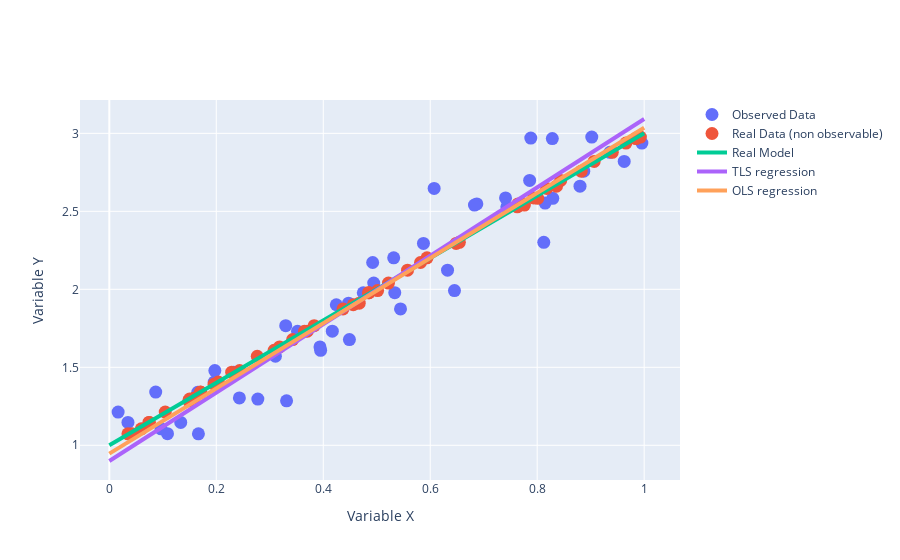

The notebook cell this image was saved under:
### Code cell
configure_plotly_browser_state()
trace = Scatter(
    x=X_init,
    y=Y_real,
    mode='markers',
    marker=dict(size=13),
    name="Observed Data",
)
trace2 = Scatter(
    x=X_real,
    y=Y_real,
    mode='markers',
    marker=dict(size=13),
    name="Real Data (non observable)",
)
x_gr = np.linspace(0,1)
y_gr = 2*x_gr+1
trace3 = Scatter(
    x=x_gr,
    y=y_gr,
    mode='lines',
    line=dict(width=4),
    name="Real Model"
)
y_tls = a_tls*x_gr+b_tls
trace4 = Scatter(
    x=x_gr,
    y=y_tls,
    mode='lines',
    line=dict(width=4),
    name="TLS regression"
)
y_ols = a_ols*x_gr+b_ols
trace5 = Scatter(
    x=x_gr,
    y=y_ols,
    mode='lines',
    line=dict(width=4),
    name="OLS regression"
)
fig = dict(data=[trace,trace2,trace3,trace4,trace5], layout={})
fig['layout']['xaxis'] = dict(title='Variable X')
fig['layout']['yaxis'] = dict(title='Variable Y')

iplot(fig)
